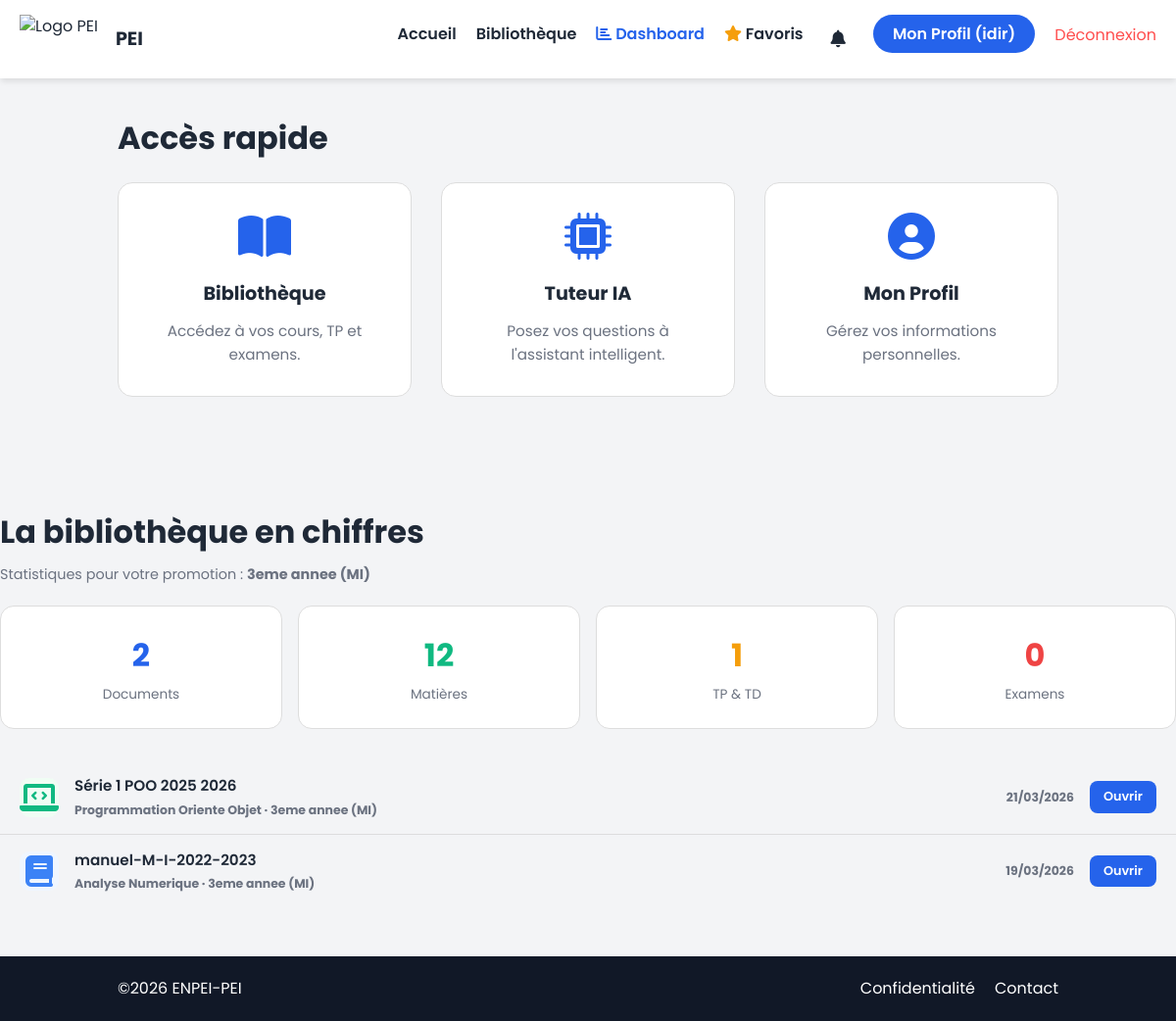
Screenshot of / (signed in) with the database file from the repository.
### core/models.py (models this page shows, shortened)
class Document(models.Model):
    TYPE_CHOICES = [
        ('COURS', 'Cours'),
        ('TP', 'TP & TD'),
        ('EXAM', 'Examen'),
    ]
    subject = models.ForeignKey(Subject, on_delete=models.CASCADE, related_name='documents')
    title = models.CharField(max_length=200)
    doc_type = models.CharField(max_length=5, choices=TYPE_CHOICES)
    file_doc = models.FileField(upload_to='library/documents/')
    uploaded_at = models.DateTimeField(auto_now_add=True)

class Subject(models.Model):
    level = models.ForeignKey(Level, on_delete=models.CASCADE, related_name='subjects')
    name = models.CharField(max_length=100)

class Level(models.Model):
    YEAR_CHOICES = [
        ('1AP', '1ere annee'),
        ('2ST', '2eme annee (ST)'),
        ('2MI', '2eme annee (MI)'),
        ('3ST', '3eme annee (ST)'),
        ('3MI', '3eme annee (MI)'),
    ]
    name = models.CharField(max_length=10, choices=YEAR_CHOICES, unique=True)

### core/views.py (the view, shortened to what this page needs)
# urls.py: 2. Add a URL to urlpatterns:  path('', views.home, name='home')
def home(request):
    if request.user.is_authenticated:
        profile, _ = StudentProfile.objects.get_or_create(user=request.user)
        if profile.year:
            level = Level.objects.filter(name=profile.year).first()
            total_docs = Document.objects.filter(subject__level=level).count()
            total_subjects = Subject.objects.filter(level=level).count()
            total_exams = Document.objects.filter(
                subject__level=level, doc_type="EXAM"
            ).count()
            total_tp = Document.objects.filter(
                subject__level=level, doc_type="TP"
            ).count()
            recent_docs = (
                Document.objects.filter(subject__level=level)
                .select_related("subject__level")
                .order_by("-uploaded_at")[:5]
            )
            niveau_label = level.get_name_display()
        return render(
            request,
            "index.html",
            {
                "profile": profile,
                "total_docs": total_docs,
                "total_subjects": total_subjects,
                "total_exams": total_exams,
                "total_tp": total_tp,
                "recent_docs": recent_docs,
                "niveau_label": niveau_label,
            },
        )
    return render(request, "index.html")

### templates/index.html (shortened to what this page needs)
{% extends 'base.html' %}
{% load static %}
{% block content %}
{% if user.is_authenticated %}
<div style="margin-bottom: 32px;">
  <h1 style="margin-bottom: 6px;">
  </h1>
  <p style="color: var(--text-light); margin: 0;">
  </p>
</div>
<section class="services-section" style="padding-top: 0;">
  <h2 class="section-title" style="text-align:left; margin-bottom: 20px;">
    Accès rapide
  </h2>
  <div class="services-container">
    <a href="{% url 'library' %}" class="service-card" style="text-decoration:none; cursor:pointer;">
      <i class="fas fa-book-open icon"></i>
      <h3>Bibliothèque</h3>
      <p>Accédez à vos cours, TP et examens.</p>
    </a>
    <a href="{% url 'tutor' %}" class="service-card" style="text-decoration:none; cursor:pointer;">
      <i class="fas fa-microchip icon"></i>
      <h3>Tuteur IA</h3>
      <p>Posez vos questions à l'assistant intelligent.</p>
    </a>
    <a href="{% url 'profile' %}" class="service-card" style="text-decoration:none; cursor:pointer;">
      <i class="fas fa-user-circle icon"></i>
      <h3>Mon Profil</h3>
      <p>Gérez vos informations personnelles.</p>
    </a>
  </div>
</section>
<section style="margin-top: 32px;">
  <h2 class="section-title" style="text-align:left; margin-bottom: 6px;">
    La bibliothèque en chiffres
  </h2>
  <p style="color: var(--text-light); margin: 0 0 20px; font-size: 0.9rem;">
    {% if niveau_label %}
      Statistiques pour votre promotion : <strong>{{ niveau_label }}</strong>
    {% else %}
      Choisissez votre année dans
      <a href="{% url 'profile' %}" style="color: var(--primary-color);">
        votre profil
      </a>
      pour voir les stats de votre promotion.
    {% endif %}
  </p>
  <div style="display: grid; grid-template-columns: repeat(auto-fit, minmax(160px, 1fr));
              gap: 16px;">
    <div style="background: var(--card-bg); border-radius: 14px; padding: 24px;
                text-align: center; border: 1px solid var(--input-border);">
      <div style="font-size: 2rem; font-weight: 700; color: var(--primary-color);">
        {{ total_docs }}
      </div>
      <div style="color: var(--text-light); font-size: 0.85rem; margin-top: 4px;">
        Documents
      </div>
    </div>
    <div style="background: var(--card-bg); border-radius: 14px; padding: 24px;
                text-align: center; border: 1px solid var(--input-border);">
      <div style="font-size: 2rem; font-weight: 700; color: #10b981;">
        {{ total_subjects }}
      </div>
      <div style="color: var(--text-light); font-size: 0.85rem; margin-top: 4px;">
        Matières
      </div>
    </div>
    <div style="background: var(--card-bg); border-radius: 14px; padding: 24px;
                text-align: center; border: 1px solid var(--input-border);">
      <div style="font-size: 2rem; font-weight: 700; color: #f59e0b;">
        {{ total_tp }}
      </div>
      <div style="color: var(--text-light); font-size: 0.85rem; margin-top: 4px;">
        TP & TD
      </div>
    </div>
    <div style="background: var(--card-bg); border-radius: 14px; padding: 24px;
                text-align: center; border: 1px solid var(--input-border);">
      <div style="font-size: 2rem; font-weight: 700; color: #ef4444;">
        {{ total_exams }}
      </div>
      <div style="color: var(--text-light); font-size: 0.85rem; margin-top: 4px;">
        Examens
      </div>
    </div>
  </div>
</section>
{% if recent_docs %}
<section style="margin-top: 32px;">
  <h2 class="section-title" style="text-align:left; margin-bottom: 20px
    Derniers documents ajoutés
  </h2>
  <div style="background: var(--card-bg); border-radius: 14px;
                border: 1px solid var(--input-border); overflow: hidden;">
    {% for doc in recent_docs %}
    <div style="display: flex; align-items: center; gap: 16px;
                  padding: 14px 20px;
                  {% if not forloop.last %}border-bottom: 1px solid var(--input-border);{% endif %}">
      {% if doc.doc_type == 'COURS' %}
      <div style="width:40px; height:40px; border-radius:10px; flex-shrink:0;
              display:flex; align-items:center; justify-content:center;
              background:#eff6ff;">
        <i class="fas fa-book" style="color:#3b82f6;"></i>
      </div>
      {% elif doc.doc_type == 'TP' %}
      <div style="width:40px; height:40px; border-radius:10px; flex-shrink:0;
              display:flex; align-items:center; justify-content:center;
              background:#f0fdf4;">
        <i class="fas fa-laptop-code" style="color:#10b981;"></i>
      </div>
      {% else %}
      <div style="width:40px; height:40px; border-radius:10px; flex-shrink:0;
              display:flex; align-items:center; justify-content:center;
              background:#fef2f2;">
        <i class="fas fa-file-signature" style="color:#ef4444;"></i>
      </div>
      {% endif %}
      <div style="flex: 1; min-width: 0;">
        <div style="font-weight: 600; font-size: 0.95rem;
                      white-space: nowrap; overflow: hidden; text-overflow: ellipsis;">
          {{ doc.title }}
        </div>
        <div style="font-size: 0.78rem; color: var(--text-light); margin-top: 2px;">
          {{ doc.subject.name }} · {{ doc.subject.level.get_name_display }}
        </div>
      </div>
      <div style="font-size: 0.78rem; color: var(--text-light); flex-shrink: 0;">
        {{ doc.uploaded_at|date:"d/m/Y" }}
      </div>
      {% if doc.file_doc %}
      <a href="{{ doc.file_doc.url }}" target="_blank" style="flex-shrink: 0; padding: 6px 14px; background: var(--primary-color);
                  color: white; border-radius: 8px; text-decoration: none;
                  font-size: 0.8rem; font-weight: 600;">
        Ouvrir
      </a>
      {% endif %}
    </div>
    {% endfor %}
</section>
{% endif %}
{% endif %}
{% endblock %}

### templates/base.html (shortened to what this page needs)
{% load static %}
<!doctype html>
<html lang="fr">
<head>
  <link rel="stylesheet" href="{% static 'css/style.css' %}" />
  <link rel="stylesheet" href="https://cdnjs.cloudflare.com/ajax/libs/font-awesome/6.0.0/css/all.min.css"
 />
</head>
<body class="site-container">
  <nav class="navbar">
    <div class="logo">
      <img src="{% static 'images/enpei.png' %}" alt="Logo PEI" />
      <span class="nav-links" style="font-weight: 700; font-size: 1.2em; font-family: 'Poppins', sans-serif;">PEI</span>
    </div>
    <ul class="nav-links">
      <li><a href="{% url 'home' %}">Accueil</a></li>
      <li><a href="{% url 'library' %}">Bibliothèque</a></li>
      {% if user.is_authenticated %}
      {% if user.is_staff %}
      <li>
        <a href="{% url 'dashboard' %}" style="color: var(--primary-color); font-weight: 600;">
          <i class="fas fa-chart-bar"></i> Dashboard
        </a>
      </li>
      {% endif %}
      <li>
        <a href="{% url 'favoris' %}" style="color:var(--text-dark);">
          <i class="fas fa-star" style="color:#f59e0b;"></i> Favoris
        </a>
      </li>
      <li style="position: relative;">
        <button id="notif-btn" onclick="toggleNotifs()" style="background:none; border:none; cursor:pointer;
                 color:var(--text-dark); font-size:1.1rem;
                 position:relative; padding:4px 8px;">
          <i class="fas fa-bell"></i>
        </button>
      </li>
      <li><a href="{% url 'profile' %}" class="btn-account">
          Mon Profil ({{ user.username }})
        </a></li>
      <li>
        <form method="POST" action="{% url 'logout' %}" style="display:inline;">
          <button type="submit" style="background:none; border:none; cursor:pointer;
             color:#ff4d4d; font-size:1rem; font-family:inherit; padding:0;">
            Déconnexion
          </button>
        </form>
      </li>
      {% else %}
      <li><a href="{% url 'login' %}" class="btn-account">Se connecter</a></li>
      {% endif %}
    </ul>
  </nav>
  <main class="site-content">
    {% block content %}
    {% endblock %}
  </main>
  <footer class="site-footer">
    <div class="footer-content">
      <p>&copy;2026 ENPEI-PEI </p>
      <ul class="footer-links">
        <li><a href="#">Confidentialité</a></li>
        <li><a href="#">Contact</a></li>
      </ul>
    </div>
  </footer>
</body>

### static/css/style.css (style rules this page uses)
:root { --bg-color: #f3f4f6; --bg-secondary: #f0f2f5; --card-bg: #ffffff; --text-dark: #1f2937; --text-light: #6b7280; --text-inverse: #ffffff; --primary-color: #2563eb; --secondary-color: #1e40af; --accent-color: #fbbf24; --border-color: #dddddd; --input-bg: #ffffff; --input-border: #dddddd; --shadow: 0 4px 6px -1px rgba(0, 0, 0, 0.1); --hero-gradient: linear-gradient(135deg, #e0e7ff 0%, #f3f4f6 100%); --task-bg: #eff6ff; --hover-bg: #e0e7ff; }
html { overflow-y: scroll; height: 100%; }
* { margin: 0; padding: 0; box-sizing: border-box; font-family: "Poppins", "Open Sans", sans-serif; }
body { background-color: var(--bg-color); color: var(--text-dark); line-height: 1.6; font-family: "Open Sans", sans-serif; transition: background 0.3s ease, color 0.3s ease; height: 100%; display: flex; flex-direction: column; min-height: 100vh; }
a { text-decoration: none; color: inherit; transition: 0.3s; }
ul { list-style: none; }
.service-card, .book-card, .course-card, .day-column, .account-container, .chat-sidebar, .chat-options-header, .chat-input-area, nav.navbar { background-color: var(--card-bg); border-color: var(--border-color); transition: background-color 0.3s ease, border-color 0.3s ease; }
.navbar { display: flex; justify-content: space-between; align-items: center; background-color: var(--navbar-bg); height: 80px; width: 100%; line-height: 1.5; position: fixed; top: 0; left: 0; padding: 0 20px; box-sizing: border-box; z-index: 1000; box-shadow: var(--shadow); }
.logo { display: flex; align-items: center; height: 100%; margin-right: 0; }
.logo img { height: 60px; margin-right: 10px; }
.nav-links { display: flex; list-style: none; gap: 20px; margin: 0; padding: 0; }
ul.nav-links li a { font-weight: 600; color: var(--text-dark); font-size: 16px; }
.btn-account { background-color: var(--primary-color); color: var(--text-inverse) !important; padding: 8px 20px; border-radius: 25px; }
.services-section { padding: 80px 10%; background-color: var(--bg-color); }
.section-title { text-align: center; font-size: 2rem; margin-bottom: 50px; color: var(--text-dark); }
.services-container { display: grid; grid-template-columns: repeat(auto-fit, minmax(250px, 1fr)); gap: 30px; }
.service-card { padding: 30px; border-radius: 15px; text-align: center; transition: transform 0.3s ease, box-shadow 0.3s ease; border: 1px solid var(--border-color); }
.service-card .icon { font-size: 3rem; color: var(--primary-color); margin-bottom: 20px; }
.service-card h3 { margin-bottom: 10px; font-size: 1.2rem; }
.service-card p { color: var(--text-light); font-size: 0.95rem; }
footer { background-color: #111827; color: #ffffff; padding: 20px 10%; text-align: center; }
.footer-content { display: flex; justify-content: space-between; align-items: center; }
.footer-links { display: flex; gap: 20px; }
.site-footer { flex-shrink: 0; }
.site-content { flex: 1; }
.site-container { display: flex; flex-direction: column; min-height: 100vh; margin: 0; }
.logo { display: flex; align-items: center; gap: 8px; height: 100%; }
.logo img { height: 50px; display: block; }

### rows the page displays
Document: doc_type "TP" (drawn), title "Série 1 POO 2025 2026", subject.name "Programmation Oriente Objet", subject.level.name "3eme annee (MI)", uploaded_at "21/03/2026"
Document: doc_type "COURS" (drawn), title "manuel-M-I-2022-2023", subject.name "Analyse Numerique", subject.level.name "3eme annee (MI)", uploaded_at "19/03/2026"

### other values shown
{{ user.username }} "idir"
{{ niveau_label }} "3eme annee (MI)"
{{ total_docs }} "2"
{{ total_subjects }} "12"
{{ total_tp }} "1"
{{ total_exams }} "0"
